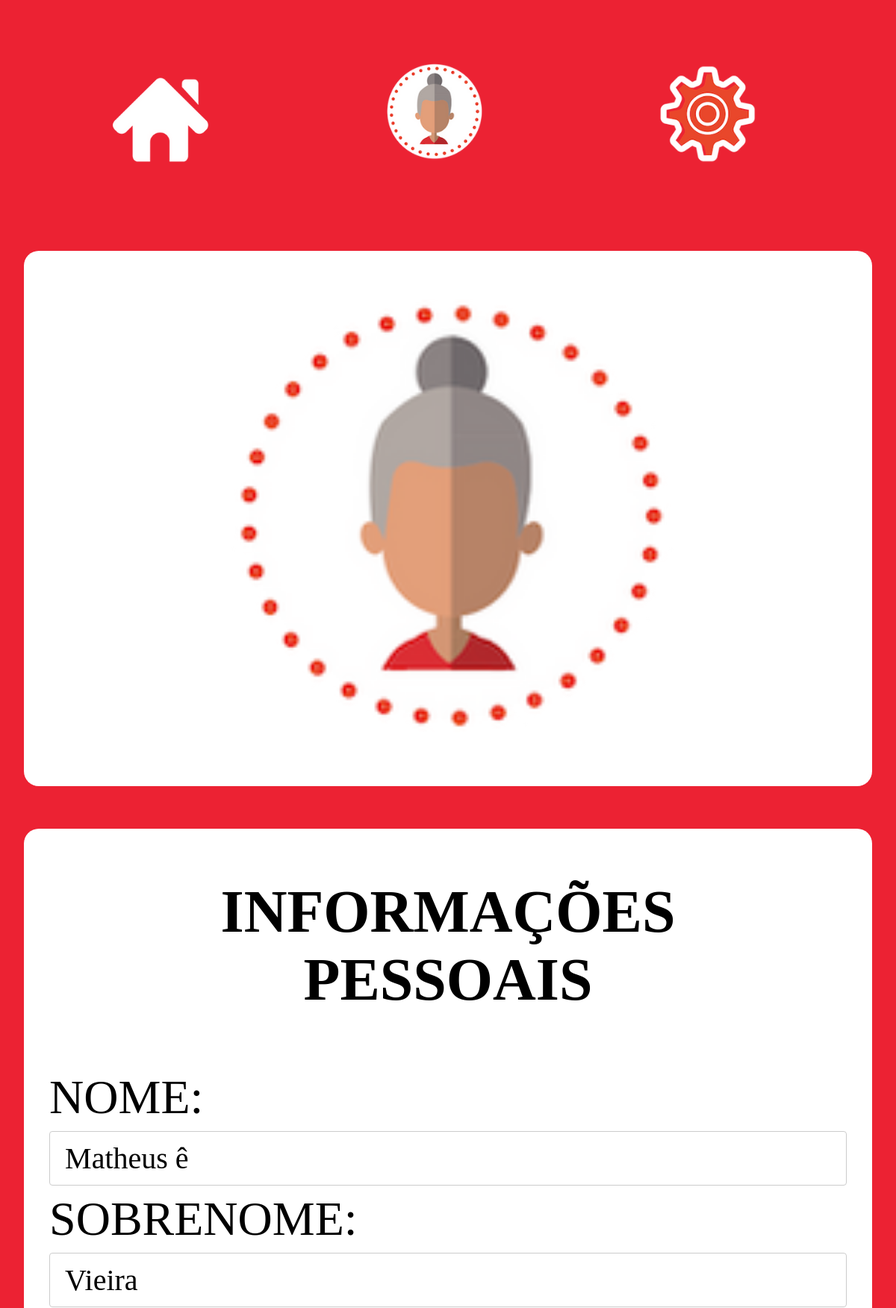
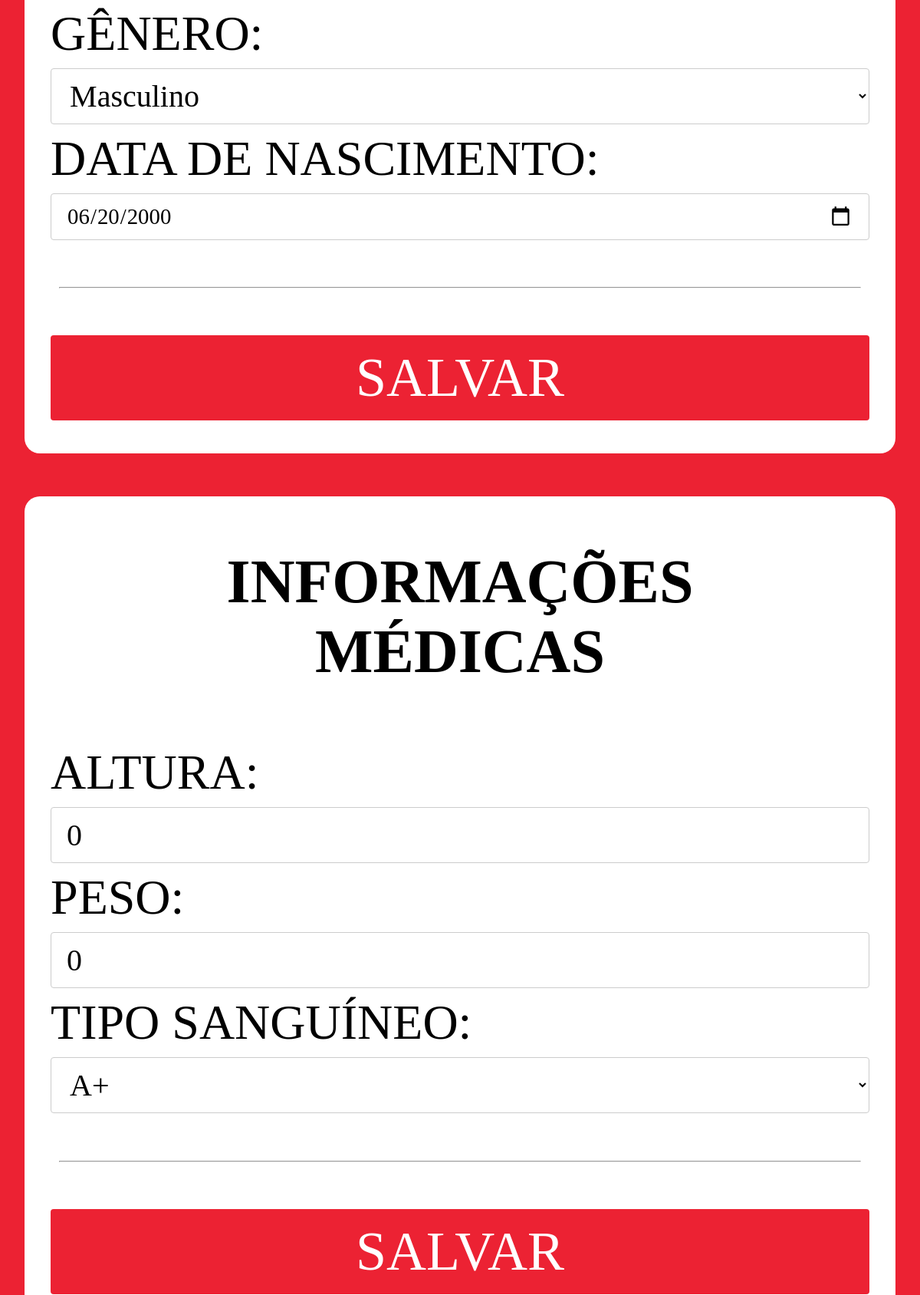
The page /views/perfil.php (signed in, upper part) on the database its author committed (2 pictures, top to bottom).
### tables this page shows
CREATE TABLE `usuario` (
  `idusuario` int(11) NOT NULL,
  `email_usuario` varchar(100) NOT NULL,
  `senha_usuario` varchar(100) NOT NULL,
  `nome_usuario` varchar(100) NOT NULL,
  `sobrenome_usuario` varchar(100) NOT NULL,
  `genero_usuario` int(11) NOT NULL,
  `dataNascimento_usuario` date NOT NULL,
  `altura_usuario` double NOT NULL,
  `peso_usuario` double NOT NULL,
  `tipoSanguineo_usuario` int(11) NOT NULL
);

### model/classes/usuario.php (called while the page is built, shortened)
<?php
class Usuario{
private $idusuario="";
function getidusuario(){
    return $this->idusuario;
}
}
?>

### views/perfil.php (the view, shortened to what this page needs)
<!DOCTYPE html>
<html>
<head>
    <link rel="stylesheet" type="text/css" href="../estilo/style.css">
</head>
<body>
    <section class="menu-principal">
        <a href="../index.php" id="img"><img src="../img/home.png"></a>
        <a href="perfil.php" id="img2"><img src="../img/avatar.png"></a>
        <a href="conf.php" id="img4"><img src="../img/conf.png"></a>
    </section>
    <section class="container">
        <img id="logo-principal" src="../img/avatar.png">
    </section>
    <form name="infoPessoais" method="POST" action="../controller/scriptPerfil.php">
    <?php
        require_once "../model/classes/usuario.php";
        $id = $_SESSION['user']->getIdusuario();
        $sql = "SELECT * from usuario where idusuario={$id}";
        $consulta = $GLOBALS['conn'] ->query($sql);
        $consulta = $consulta->fetch_array();
        echo '<section class="container">';
        echo '<h1 class="titulo">INFORMAÇÕES PESSOAIS</h1>';
        echo '<label class="descricao">NOME:</label>';
        echo '<input type="text" name="nome" value="'.$consulta['nome_usuario'].'">';
        echo '<label class="descricao">SOBRENOME:</label>';
        echo '<input type="text" name="sobrenome" value="'.$consulta['sobrenome_usuario'].'">';
        echo '<label class="descricao">GÊNERO:</label>';
        echo '<select name="genero">';
        if ($consulta['genero_usuario'] == "1") {
            echo '<option value="1" selected >Masculino</option>';
        } elseif ($consulta['genero_usuario'] == "2") {
            echo '<option value="1"  >Masculino</option>';
            echo '<option value="2" selected >Feminino</option>';
            echo '<option value="3" >Outro</option>';
        } else {
            echo '<option value="1" >Masculino</option>';
            echo '<option value="2" >Feminino</option>';
            echo '<option value="3" selected >Outro</option>';
        }
        echo '</select>';
        echo '<label class="descricao">DATA DE NASCIMENTO:</label>';
        echo '<input type="date" name="dataNascimento" value="'.$consulta['dataNascimento_usuario'].'">';
        echo '<hr>';
        echo '<input type="submit" name="infoPessoais" class="button" value="SALVAR">';
        echo '</section>';
        echo '</form>';
        echo '<form name="infoMedicas" method="POST" action="../controller/scriptPerfil.php">';
        echo '<section class="container">';
        echo '<h1 class="titulo">INFORMAÇÕES MÉDICAS</h1>';
        echo '<label class="descricao">ALTURA:</label>';
        echo '<input type="text" name="altura" value="'.$consulta['altura_usuario'].'">';
        echo '<label class="descricao">PESO:</label>';
        echo '<input type="text" name="peso" value="'.$consulta['peso_usuario'].'">';
        echo '<label class="descricao">TIPO SANGUÍNEO:</label>';
        if ($consulta['tipoSanguineo_usuario'] == "0") {
            echo '<select name="tipoSanguineo">';
            echo '<option value="0" selected >Selecione</option>';
            echo '<option value="1" >A+</option>';
            echo '<option value="2">A-</option>';
            echo '<option value="3">B+</option>';
            echo '<option value="4">B-</option>';
            echo '<option value="5">AB+</option>';
            echo '<option value="6">AB-</option>';
            echo '<option value="7">O+</option>';
            echo '<option value="8">O-</option>';
        }elseif ($consulta['tipoSanguineo_usuario'] == "1") {
            echo '<select name="tipoSanguineo">';
            echo '<option value="1" selected >A+</option>';
        }
        ?>
        </select>
        <hr>
        <input type="submit" name="infoMedicas" class="button" value="SALVAR">
    </section>
    </form>
</body>
</html>

### estilo/style.css (style rules this page uses)
body { background-color: #ec2233; padding-left: 2%; padding-right: 2%; font-family: "Alternate Gothic No1 D"; margin-top: 2%; }
h1, h2 { padding: 0; margin: 1%; color: black; }
.menu-principal a { margin: 0 auto; width: 33%; }
.menu-principal img { padding-right: 10%; padding-left: 10%; padding-bottom: 5%; padding-top: 5%; width: 12%; }
#logo-principal { width: 60%; float: center; background-color: white; display: block; margin-left: auto; margin-right: auto }
hr { margin: 1%; }
.container { clear: both; margin-top: 5%; margin-bottom: 5%; padding: 3%; background-color: white; border-radius: 20px; }
.container h1 { color:black; padding: 2%; text-align: center; margin-bottom: 5%; }
.container label { clear: both; }
.container hr { margin-top: 5%; margin-bottom: 5%; }
select { width: 100%; padding: 12px 20px; margin: 8px 0; display: inline-block; background-color: white; border: 1px solid #ccc; border-radius: 4px; box-sizing: border-box; font-size: 250%; font-family: "Alternate Gothic No1 D"; }
input[type=text] { width: 100%; padding: 12px 20px; margin: 8px 0; display: inline-block; border: 1px solid #ccc; border-radius: 4px; box-sizing: border-box; font-size: 250%; font-family: "Alternate Gothic No1 D"; }
input[type=submit] { width: 100%; background-color: #ec2233; color: white; padding: 14px 20px; margin: 8px 0; border: none; border-radius: 4px; cursor: pointer; font-size: 450%; font-family: "Alternate Gothic No1 D"; }
input[type=date] { width: 100%; background-color: white; padding: 12px 20px; margin: 8px 0; display: inline-block; border: 1px solid #ccc; border-radius: 4px; box-sizing: border-box; font-family: "Alternate Gothic No1 D"; font-size: 180%; }
.descricao { font-size: 400%; height: 150px; }
.titulo { float: center; width: 94%; font-size: 500%; }

### rows shown on the page
usuario: nome "Matheus ê", sobrenome "Vieira", genero "Masculino", dataNascimento "06/20/2000", altura "0", peso "0"
